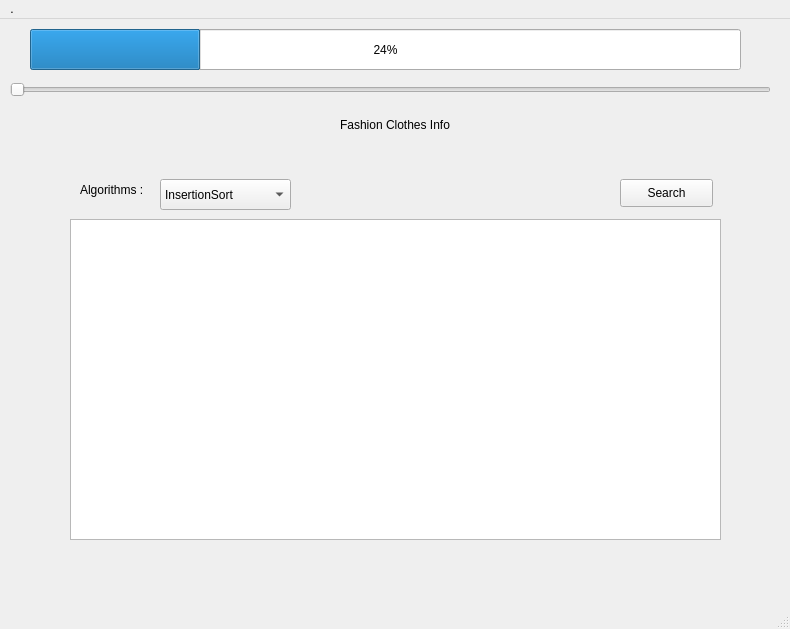
<?xml version="1.0" encoding="UTF-8"?>
<ui version="4.0">
 <class>MainWindow</class>
 <widget class="QMainWindow" name="MainWindow">
  <property name="geometry">
   <rect>
    <x>0</x>
    <y>0</y>
    <width>790</width>
    <height>629</height>
   </rect>
  </property>
  <property name="windowTitle">
   <string>MainWindow</string>
  </property>
  <widget class="QWidget" name="centralwidget">
   <widget class="QPushButton" name="pushButton">
    <property name="geometry">
     <rect>
      <x>620</x>
      <y>160</y>
      <width>93</width>
      <height>28</height>
     </rect>
    </property>
    <property name="text">
     <string>Search</string>
    </property>
   </widget>
   <widget class="QProgressBar" name="progressBar">
    <property name="geometry">
     <rect>
      <x>30</x>
      <y>10</y>
      <width>711</width>
      <height>41</height>
     </rect>
    </property>
    <property name="value">
     <number>24</number>
    </property>
   </widget>
   <widget class="QSlider" name="horizontalSlider">
    <property name="geometry">
     <rect>
      <x>10</x>
      <y>60</y>
      <width>761</width>
      <height>22</height>
     </rect>
    </property>
    <property name="orientation">
     <enum>Qt::Horizontal</enum>
    </property>
   </widget>
   <widget class="QComboBox" name="comboBox">
    <property name="geometry">
     <rect>
      <x>160</x>
      <y>160</y>
      <width>131</width>
      <height>31</height>
     </rect>
    </property>
    <item>
     <property name="text">
      <string>InsertionSort</string>
     </property>
    </item>
    <item>
     <property name="text">
      <string>MergeSort</string>
     </property>
    </item>
    <item>
     <property name="text">
      <string>RadixSort</string>
     </property>
    </item>
    <item>
     <property name="text">
      <string>CountingSort</string>
     </property>
    </item>
    <item>
     <property name="text">
      <string>SelectionSort</string>
     </property>
    </item>
    <item>
     <property name="text">
      <string>BubbleSort</string>
     </property>
    </item>
    <item>
     <property name="text">
      <string>QuickSort</string>
     </property>
    </item>
    <item>
     <property name="text">
      <string>BucketSort</string>
     </property>
    </item>
    <item>
     <property name="text">
      <string>SelectionSort</string>
     </property>
    </item>
    <item>
     <property name="text">
      <string>CountingSort</string>
     </property>
    </item>
    <item>
     <property name="text">
      <string>HeapSort</string>
     </property>
    </item>
    <item>
     <property name="text">
      <string>TreeSort</string>
     </property>
    </item>
    <item>
     <property name="text">
      <string>CycleSort</string>
     </property>
    </item>
    <item>
     <property name="text">
      <string>ShellSort</string>
     </property>
    </item>
    <item>
     <property name="text">
      <string>CombSort</string>
     </property>
    </item>
    <item>
     <property name="text">
      <string>SleepSort</string>
     </property>
    </item>
   </widget>
   <widget class="QLabel" name="label">
    <property name="geometry">
     <rect>
      <x>80</x>
      <y>150</y>
      <width>111</width>
      <height>41</height>
     </rect>
    </property>
    <property name="text">
     <string>Algorithms :</string>
    </property>
   </widget>
   <widget class="QTableView" name="tableView">
    <property name="geometry">
     <rect>
      <x>70</x>
      <y>200</y>
      <width>651</width>
      <height>321</height>
     </rect>
    </property>
   </widget>
   <widget class="QLabel" name="label_2">
    <property name="geometry">
     <rect>
      <x>340</x>
      <y>90</y>
      <width>141</width>
      <height>31</height>
     </rect>
    </property>
    <property name="text">
     <string>Fashion Clothes Info</string>
    </property>
   </widget>
  </widget>
  <widget class="QMenuBar" name="menubar">
   <property name="geometry">
    <rect>
     <x>0</x>
     <y>0</y>
     <width>790</width>
     <height>26</height>
    </rect>
   </property>
   <widget class="QMenu" name="menuhi">
    <property name="title">
     <string>.</string>
    </property>
   </widget>
   <addaction name="menuhi"/>
  </widget>
  <widget class="QStatusBar" name="statusbar"/>
 </widget>
 <resources/>
 <connections/>
</ui>
